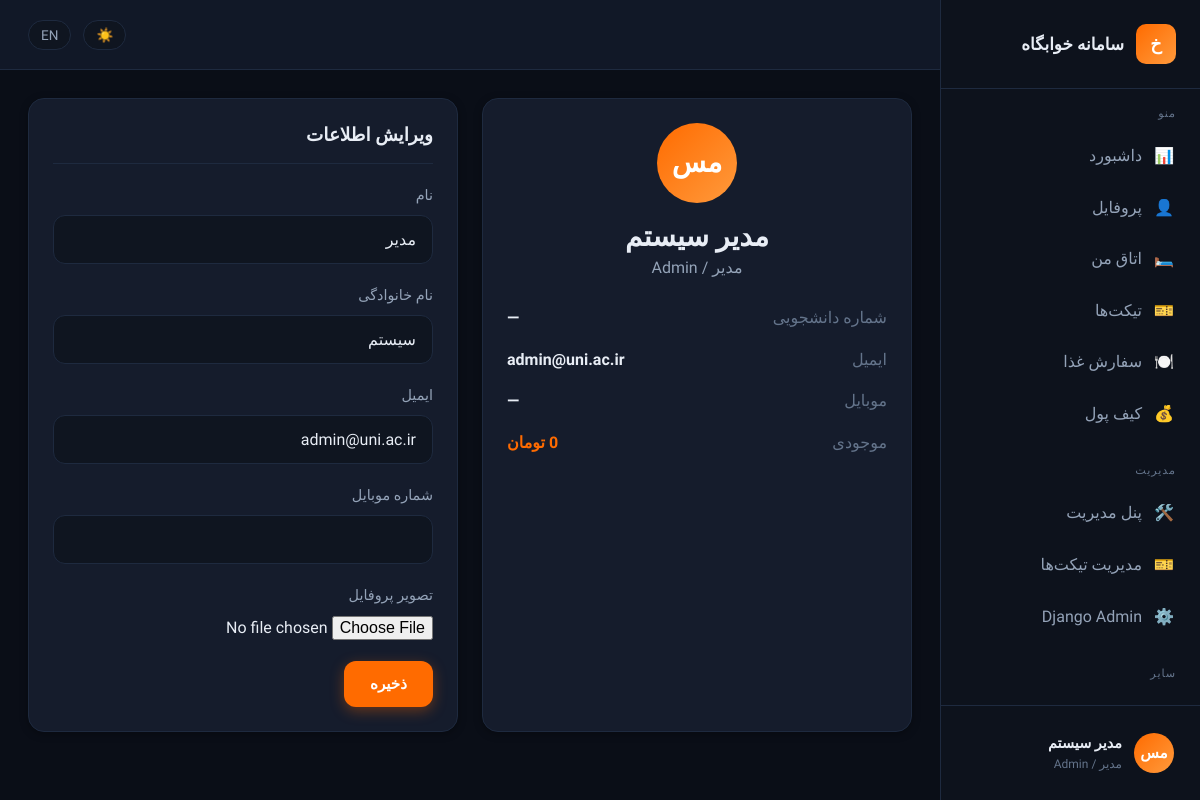
The page /accounts/profile/ (signed in) on the database its author committed.
### accounts/models.py (models this page shows, shortened)
class User(AbstractUser):
    class Gender(models.TextChoices):
        MALE = 'male', _('برادران / Brothers')
        FEMALE = 'female', _('خواهران / Sisters')
    class Role(models.TextChoices):
        STUDENT = 'student', _('دانشجو / Student')
        STAFF = 'staff', _('کارمند / Staff')
        ADMIN = 'admin', _('مدیر / Admin')
    student_id = models.CharField(
        _('شماره دانشجویی'),
        max_length=20,
        unique=True,
        null=True,
        blank=True,
        help_text=_('برای دانشجویان الزامی است')
    )
    phone = models.CharField(_('شماره موبایل'), max_length=15, blank=True)
    gender = models.CharField(
        _('بخش خوابگاه'),
        max_length=10,
        choices=Gender.choices,
        blank=True,
        null=True
    )
    role = models.CharField(
        _('نقش'),
        max_length=20,
        choices=Role.choices,
        default=Role.STUDENT
    )
    avatar = models.ImageField(
        _('تصویر پروفایل'),
        upload_to='avatars/',
        blank=True,
        null=True
    )
    is_active_student = models.BooleanField(_('فعال'), default=True)
    class Meta:
        verbose_name = _('کاربر')
        verbose_name_plural = _('کاربران')
        ordering = ['-date_joined']
    @property
    def is_admin_user(self):
        return self.role == self.Role.ADMIN or self.is_superuser
    @property
    def display_name(self):
        return self.get_full_name() or self.username
    def get_initials(self):
        name = self.get_full_name() or self.username
        parts = name.split()
        if len(parts) >= 2:
            return (parts[0][0] + parts[1][0]).upper()
        return name[:2].upper()

### wallet/models.py (models this page shows, shortened)
class Wallet(models.Model):
    user = models.OneToOneField(
        settings.AUTH_USER_MODEL,
        on_delete=models.CASCADE,
        related_name='wallet',
        verbose_name=_('کاربر')
    )
    balance = models.DecimalField(
        _('موجودی'),
        max_digits=12,
        decimal_places=0,
        default=Decimal('0'),
        validators=[MinValueValidator(Decimal('0'))]
    )
    updated_at = models.DateTimeField(_('آخرین بروزرسانی'), auto_now=True)
    class Meta:
        verbose_name = _('کیف پول')
        verbose_name_plural = _('کیف پول‌ها')

### accounts/views.py (the view)
# urls.py: path('profile/', views.profile_view, name='profile'),
@login_required
def profile_view(request):
    if request.method == 'POST':
        form = ProfileUpdateForm(request.POST, request.FILES, instance=request.user)
        if form.is_valid():
            form.save()
            messages.success(request, _('پروفایل با موفقیت بروزرسانی شد.'))
            return redirect('accounts:profile')
    else:
        form = ProfileUpdateForm(instance=request.user)
    return render(request, 'accounts/profile.html', {'form': form})

### accounts/forms.py
class ProfileUpdateForm(forms.ModelForm):
    class Meta:
        model = User
        fields = ('first_name', 'last_name', 'email', 'phone', 'avatar')
        labels = {
            'first_name': _('نام'),
            'last_name': _('نام خانوادگی'),
            'email': _('ایمیل'),
            'phone': _('شماره موبایل'),
            'avatar': _('تصویر پروفایل'),
        }
    def __init__(self, *args, **kwargs):
        super().__init__(*args, **kwargs)
        for name, field in self.fields.items():
            if name != 'avatar':
                field.widget.attrs.update({'class': 'form-control'})

### accounts/context_processors.py (called while the page is built)
def user_context(request):
    ctx = {
        'open_tickets_count': 0,
        'user_balance': 0,
        'user_room': None,
        'user_bed': None,
    }
    if request.user.is_authenticated:
        ctx['open_tickets_count'] = request.user.tickets.filter(
            status__in=['open', 'in_progress']
        ).count()
        if hasattr(request.user, 'wallet'):
            ctx['user_balance'] = request.user.wallet.balance
        if hasattr(request.user, 'bed') and request.user.bed:
            ctx['user_bed'] = request.user.bed
            ctx['user_room'] = request.user.bed.room
    return ctx

### templates/accounts/profile.html (shortened to what this page needs)
{% extends "base.html" %}
{% load i18n %}
{% block body %}
<div class="app-layout">
  {% include "partials/sidebar.html" %}
  <div class="main-content">
    {% include "partials/topbar.html" %}
    <div class="content-area">
      <div class="grid-2">
        <div class="card">
          <div style="text-align:center;margin-bottom:1.5rem;">
            <div class="user-avatar" style="width:80px;height:80px;font-size:1.75rem;margin:0 auto 1rem;">{{ user.get_initials }}</div>
            <h2>{{ user.display_name }}</h2>
            <p class="text-secondary">{{ user.get_role_display }}{% if user.gender %} - {{ user.get_gender_display }}{% endif %}</p>
          </div>
          <div style="display:grid;gap:1rem;">
            <div class="flex-between"><span class="text-muted">{% trans "شماره دانشجویی" %}</span><strong>{{ user.student_id|default:"—" }}</strong></div>
            <div class="flex-between"><span class="text-muted">{% trans "ایمیل" %}</span><strong>{{ user.email }}</strong></div>
            <div class="flex-between"><span class="text-muted">{% trans "موبایل" %}</span><strong>{{ user.phone|default:"—" }}</strong></div>
            <div class="flex-between"><span class="text-muted">{% trans "موجودی" %}</span><strong class="text-accent">{{ user_balance|floatformat:0 }} {% trans "تومان" %}</strong></div>
          </div>
        </div>
        <div class="card">
          <div class="card-header"><h3 class="card-title">{% trans "ویرایش اطلاعات" %}</h3></div>
          <form method="post" enctype="multipart/form-data">
            {% for field in form %}
            <div class="form-group">
              <label class="form-label">{{ field.label }}</label>
              {{ field }}
            </div>
            {% endfor %}
            <button type="submit" class="btn btn-primary">{% trans "ذخیره" %}</button>
          </form>
        </div>
      </div>
    </div>
  </div>
</div>
{% endblock %}

### templates/base.html (shortened to what this page needs)
{% load static i18n %}
<!DOCTYPE html>
<html lang="{{ LANGUAGE_CODE }}" dir="{% if LANGUAGE_CODE == 'fa' %}rtl{% else %}ltr{% endif %}" data-theme="dark">
<head>
  <link rel="stylesheet" href="{% static 'css/style.css' %}">
</head>
<body class="{% if LANGUAGE_CODE == 'fa' %}rtl{% endif %}">
  {% block body %}{% endblock %}
</body>
</html>

### templates/partials/sidebar.html (shortened to what this page needs)
{% load i18n %}
<aside class="sidebar">
  <div class="sidebar-header">
    <div class="sidebar-logo">خ</div>
    <div class="sidebar-brand">{% trans "سامانه خوابگاه" %}</div>
  </div>
  <nav class="sidebar-nav">
    <div class="nav-section">
      <div class="nav-section-title">{% trans "منو" %}</div>
      <a href="{% url 'dashboard' %}" class="nav-item {% if request.resolver_match.url_name == 'dashboard' %}active{% endif %}">
        <span>📊</span> <span>{% trans "داشبورد" %}</span>
      </a>
      <a href="{% url 'accounts:profile' %}" class="nav-item">
        <span>👤</span> <span>{% trans "پروفایل" %}</span>
      </a>
      <a href="{% url 'dormitory:my_room' %}" class="nav-item">
        <span>🛏️</span> <span>{% trans "اتاق من" %}</span>
      </a>
      <a href="{% url 'tickets:list' %}" class="nav-item">
        <span>🎫</span> <span>{% trans "تیکت‌ها" %}</span>
      </a>
      <a href="{% url 'cafeteria:meals' %}" class="nav-item">
        <span>🍽️</span> <span>{% trans "سفارش غذا" %}</span>
      </a>
      <a href="{% url 'wallet:wallet' %}" class="nav-item">
        <span>💰</span> <span>{% trans "کیف پول" %}</span>
      </a>
    </div>
    {% if user.is_admin_user or user.is_staff %}
    <div class="nav-section">
      <div class="nav-section-title">{% trans "مدیریت" %}</div>
      <a href="{% url 'admin_dashboard' %}" class="nav-item"><span>🛠️</span> <span>{% trans "پنل مدیریت" %}</span></a>
      <a href="{% url 'tickets:admin_list' %}" class="nav-item"><span>🎫</span> <span>{% trans "مدیریت تیکت‌ها" %}</span></a>
      <a href="/admin/" class="nav-item" target="_blank"><span>⚙️</span> <span>Django Admin</span></a>
    </div>
    {% endif %}
    <div class="nav-section">
      <div class="nav-section-title">{% trans "سایر" %}</div>
      <a href="{% url 'accounts:settings' %}" class="nav-item"><span>⚙️</span> <span>{% trans "تنظیمات" %}</span></a>
    </div>
  </nav>
  <div class="sidebar-footer">
    <div class="user-mini">
      <div class="user-avatar">{{ user.get_initials }}</div>
      <div class="user-info">
        <div class="user-name">{{ user.display_name }}</div>
        <div class="user-role">{{ user.get_role_display }}</div>
      </div>
    </div>
  </div>
</aside>

### templates/partials/topbar.html (shortened to what this page needs)
{% load i18n %}
<header class="topbar">
  <div class="topbar-right">
    <button class="theme-toggle" id="themeToggle"><span>☀️</span></button>
    <form action="{% url 'set_language' %}" method="post" style="display:inline;">
      <button type="submit" name="language" value="{% if LANGUAGE_CODE == 'fa' %}en{% else %}fa{% endif %}" class="lang-toggle">
        <span>{% if LANGUAGE_CODE == 'fa' %}EN{% else %}FA{% endif %}</span>
      </button>
    </form>
  </div>
</header>

### rows shown on the page
User: get_initials "مس", display_name "مدیر سیستم", role "مدیر / Admin", student_id "—", email "admin@uni.ac.ir", phone "—", form "مدیر" "سیستم" "admin@uni.ac.ir"
Wallet: balance "0"

### other values the page prints
{{ field.label }} "نام" "نام خانوادگی" "ایمیل" "شماره موبایل" "تصویر پروفایل"
